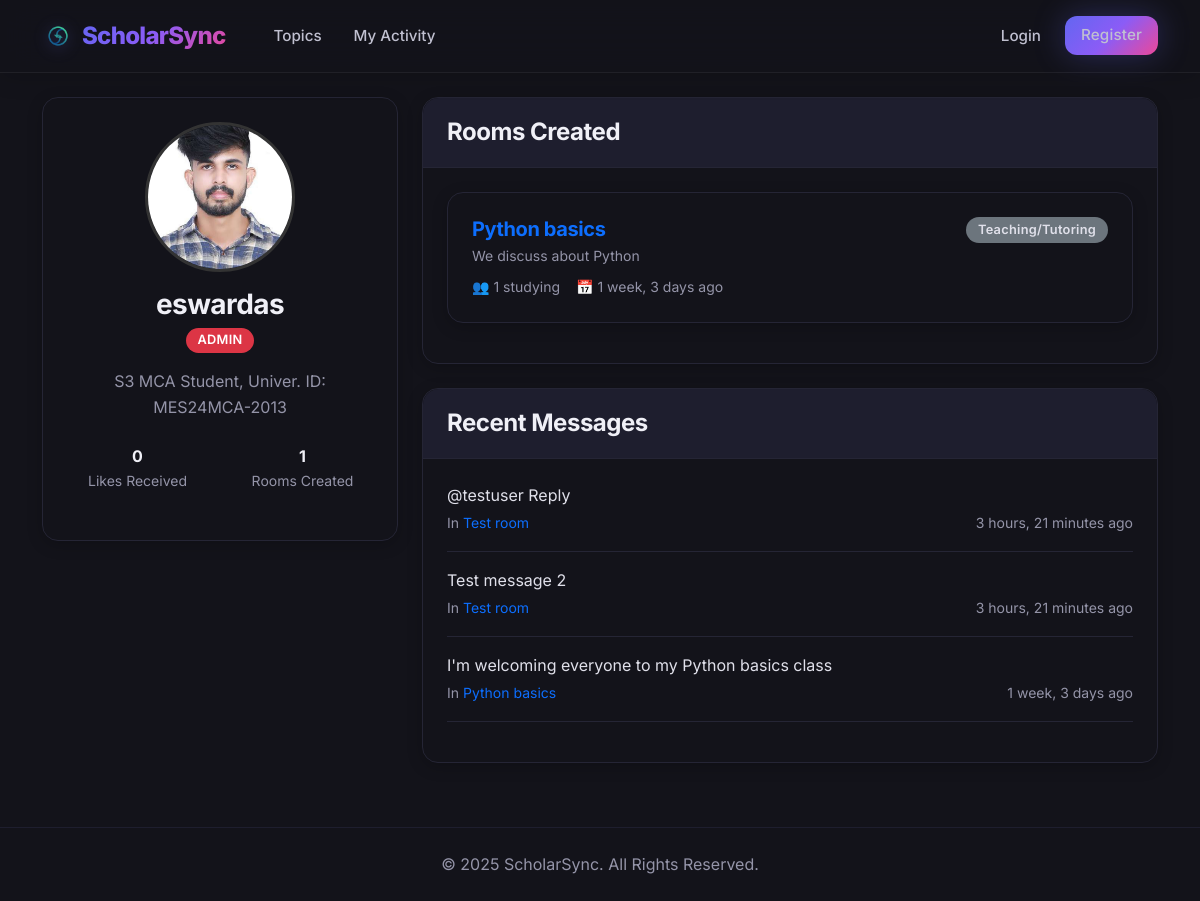
The app's page /profile/7/, older data.
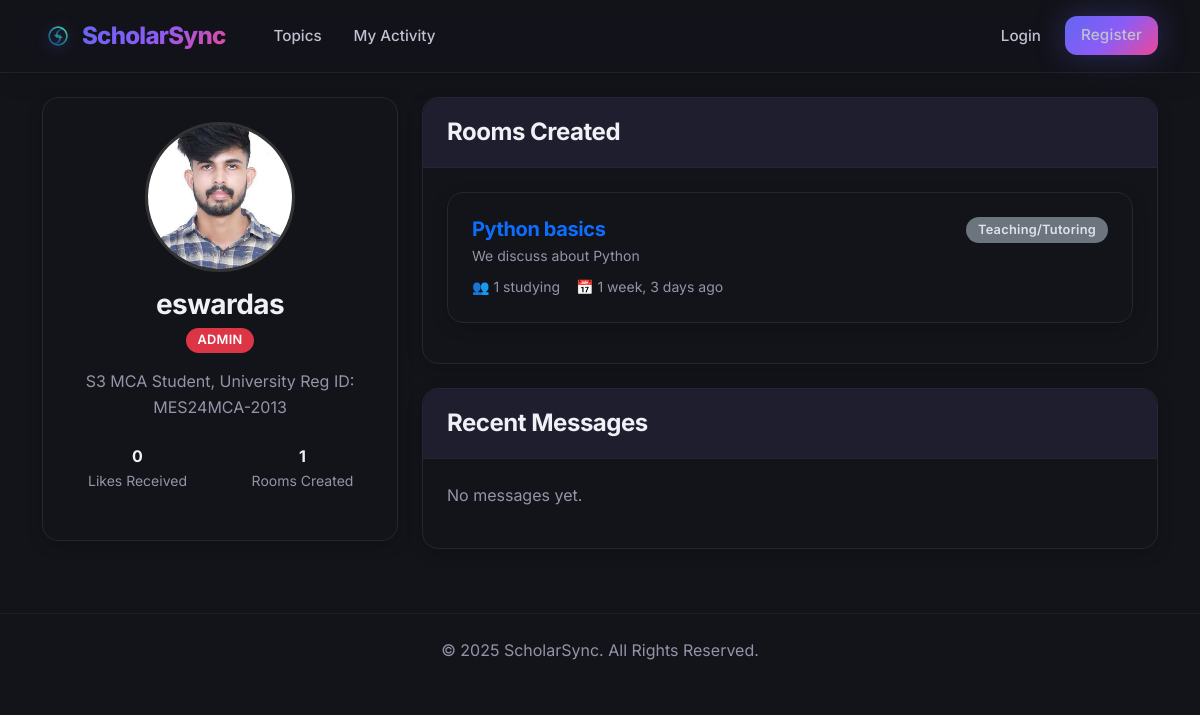
The same page, newer data.
### base/models.py (models this page shows, shortened)
class UserProfile(models.Model):
    user = models.OneToOneField(User, on_delete=models.CASCADE)
    bio = models.TextField(max_length=500, blank=True)
    avatar = models.ImageField(upload_to='avatars/', null=True, blank=True)
    study_streak = models.IntegerField(default=0)
    total_study_hours = models.FloatField(default=0)
    reputation_points = models.IntegerField(default=0)
    preferred_study_time = models.CharField(
        max_length=20,
        choices=[
            ('morning', 'Morning'),
            ('afternoon', 'Afternoon'),
            ('evening', 'Evening'),
            ('night', 'Night'),
        ],
        blank=True
    )
    suspended_until = models.DateTimeField(null=True, blank=True)

class Room(models.Model):
    host = models.ForeignKey(User, on_delete=models.SET_NULL, null=True)
    topic = models.ForeignKey(Topic, on_delete=models.SET_NULL, null=True)
    name = models.CharField(max_length=200)
    description = models.TextField(null=True, blank=True)
    participants = models.ManyToManyField(User, related_name='participants', blank=True)
    updated = models.DateTimeField(auto_now=True)
    created = models.DateTimeField(auto_now_add=True)
    is_active = models.BooleanField(default=True)
    max_participants = models.IntegerField(default=50)
    study_type = models.CharField(
        max_length=50,
        choices=[
            ('quiet', 'Quiet Study'),
            ('discussion', 'Discussion'),
            ('teaching', 'Teaching/Tutoring'),
        ],
        default='discussion'
    )
    is_private = models.BooleanField(default=False)
    private_id = models.CharField(max_length=8, blank=True, null=True)
    private_password = models.CharField(max_length=20, blank=True, null=True)
    class Meta:
        ordering = ['-updated', '-created']
    @property
    def participant_count(self):
        return self.participants.count()

class Message(models.Model):
    user = models.ForeignKey(User, on_delete=models.CASCADE)
    room = models.ForeignKey(Room, on_delete=models.CASCADE)
    body = models.TextField()
    file_attachment = models.FileField(upload_to=get_file_path, null=True, blank=True)
    file_name = models.CharField(max_length=255, blank=True, null=True)
    file_type = models.CharField(max_length=20, blank=True, null=True)  # image, audio, video, document
    updated = models.DateTimeField(auto_now=True)
    created = models.DateTimeField(auto_now_add=True)
    parent = models.ForeignKey('self', null=True, blank=True,
                               on_delete=models.SET_NULL, related_name='replies')
    class Meta:
        ordering = ['-created']

### base/views.py (the view)
# urls.py: path('profile/<int:pk>/', views.userProfile, name='user-profile'),
def userProfile(request, pk):
    user = get_object_or_404(User, id=pk)
    rooms = user.room_set.all()
    room_messages = user.message_set.all()[0:5]
    topics = Topic.objects.exclude(name='').all()
    profile, created = UserProfile.objects.get_or_create(user=user)
    total_likes = Vote.objects.filter(message__user=user, vote_type='like').count()
    context = {
        'user': user,
        'rooms': rooms,
        'room_messages': room_messages,
        'topics': topics,
        'profile': profile,
        'total_likes': total_likes,
    }
    return render(request, 'base/profile.html', context)

### templates/base/profile.html (shortened to what the changed rows need)
{% load static %}
<!DOCTYPE html>
<html>
<head>
    <link href="https://cdn.jsdelivr.net/npm/bootstrap@5.1.3/dist/css/bootstrap.min.css" rel="stylesheet">
    <link rel="stylesheet" href="https://cdn.jsdelivr.net/npm/bootstrap-icons@1.10.5/font/bootstrap-icons.css">
    <link rel="stylesheet" href="{% static 'css/style.css' %}?v=12">
</head>
<body class="bg-dark">
    <div class="container mt-4">
        <div class="row">
            <div class="col-md-4">
                <div class="card bg-dark border-secondary text-center">
                    <div class="card-body">
                        {% if profile.avatar %}
                            <img src="{{ profile.avatar.url }}" class="rounded-circle mb-3" style="width: 150px; height: 150px; object-fit: cover; border: 3px solid #333;">
                        {% else %}
                            <div class="rounded-circle bg-primary d-flex align-items-center justify-content-center mb-3 mx-auto" style="width: 150px; height: 150px; background: var(--gradient-primary) !important;">
                                <span class="display-4 text-white">{{ user.username|first|upper }}</span>
                            </div>
                        {% endif %}
                        <h3 class="text-white mb-1">{{ user.username }}</h3>
                        {% if user.is_superuser %}
                            <span class="badge bg-danger mb-3">ADMIN</span>
                        {% endif %}
                        <p class="text-muted mb-4">{{ profile.bio|default:"No bio yet." }}</p>
                        <div class="row text-center mb-4">
                            <div class="col-6">
                            </div>
                            <div class="col-6">
                            </div>
                        </div>
                    </div>
                </div>
            </div>
            <div class="col-md-8">
                <div class="card bg-dark border-secondary mb-4">
                    <div class="card-body">
                        {% if rooms %}
                            {% for room in rooms %}
                                <div class="card bg-dark border-secondary mb-3">
                                    <div class="card-body">
                                        <div class="d-flex justify-content-between align-items-start">
                                            <div>
                                                <h5 class="card-title mb-1">
                                                    <a href="{% url 'room' room.id %}" class="text-primary text-decoration-none">{{ room.name }}</a>
                                                </h5>
                                                <p class="text-muted small mb-2">{{ room.description|truncatechars:80 }}</p>
                                                <div class="d-flex gap-3">
                                                    <small class="text-muted">👥 {{ room.participant_count }} studying</small>
                                                    <small class="text-muted">📅 {{ room.created|timesince }} ago</small>
                                                </div>
                                            </div>
                                            <span class="badge bg-secondary text-light align-self-start">{{ room.get_study_type_display }}</span>
                                        </div>
                                    </div>
                                </div>
                            {% endfor %}
                        {% else %}
                            <p class="text-muted">This user hasn't created any rooms yet.</p>
                        {% endif %}
                    </div>
                </div>
                <div class="card bg-dark border-secondary">
                    <div class="card-body">
                        {% if room_messages %}
                            {% for message in room_messages %}
                                <div class="mb-3 pb-3 border-bottom border-secondary">
                                    <p class="text-light mb-1">{{ message.body|truncatechars:120 }}</p>
                                    <div class="d-flex justify-content-between align-items-center">
                                        <small class="text-muted">In <a href="{% url 'room' message.room.id %}" class="text-primary text-decoration-none">{{ message.room.name }}</a></small>
                                        <small class="text-muted">{{ message.created|timesince }} ago</small>
                                    </div>
                                </div>
                            {% endfor %}
                        {% else %}
                            <p class="text-muted">No messages yet.</p>
                        {% endif %}
                    </div>
                </div>
            </div>
        </div>
    </div>
</body>
</html>

Row changes from the older to the newer data that the page shows:
removed Message: body "@testuser Reply", room.name "Test room", created "3 hours, 21 minutes"
removed Message: body "Test message 2", room.name "Test room", created "3 hours, 21 minutes"
removed Message: body "I'm welcoming everyone to my Python basics class", room.name "Python basics", created "1 week, 3 days"
changed UserProfile: bio "S3 MCA Student, Univer. ID: MES24MCA-2013" → "S3 MCA Student, University Reg ID: MES24MCA-2013"
Text that changed along with them:
text now shown: "No messages yet."
